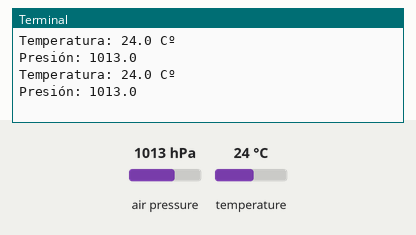
This program was run on a simulated Raspberry Pi (BCM pin numbers). On the bench: the last lines printed to the terminal. The inputs (shaded band) are chosen by the test bench; at power-on: air pressure 1013 hPa, temperature 24 °C.

Above: at 1.2 s.
1.3 s: air pressure set to 952 hPa
At 2.6 s:
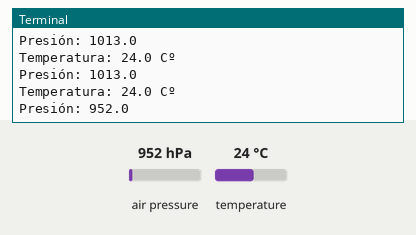
2.8 s: temperature set to 12 °C
At 3.8 s:
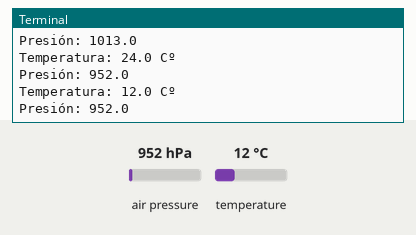
4.3 s: air pressure set to 975 hPa
At 5.4 s:
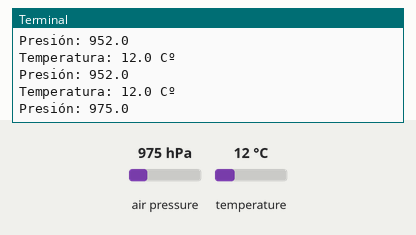
Timing chart, 0 to 7.3 s (numbered marks = the images above; inputs shaded):
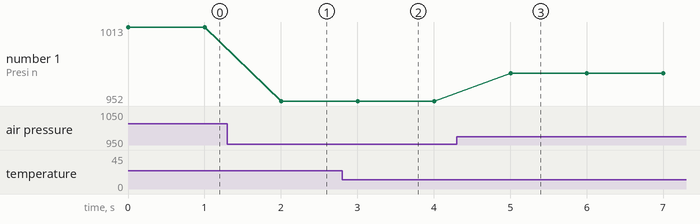

The program:

sensor.py
```python
import board
import busio
import adafruit_bmp280
import time

i2c = busio.I2C(board.SCL, board.SDA)

# Cuando el SDO (SDA) esta Grounded, podemos seleccionar la dirección 0x76

sensor = adafruit_bmp280.Adafruit_BMP280_I2C(i2c, address = 0x76)

while True:
	print("Temperatura: " + str(sensor.temperature) + " Cº")
	print("Presión: " + str(sensor.pressure))
	time.sleep(1)
```

Measured:
- after the input at 1.3 s, the terminal: prints a new line after 0.70 s (image 1)
- after the input at 2.8 s, the terminal: prints a new line after 0.20 s (image 2)
- after the input at 4.3 s, the terminal: prints a new line after 0.70 s (image 3)
- plotted number 1: 1013 → 952 after the input at 1.3 s, 952 → 975 after the input at 4.3 s
